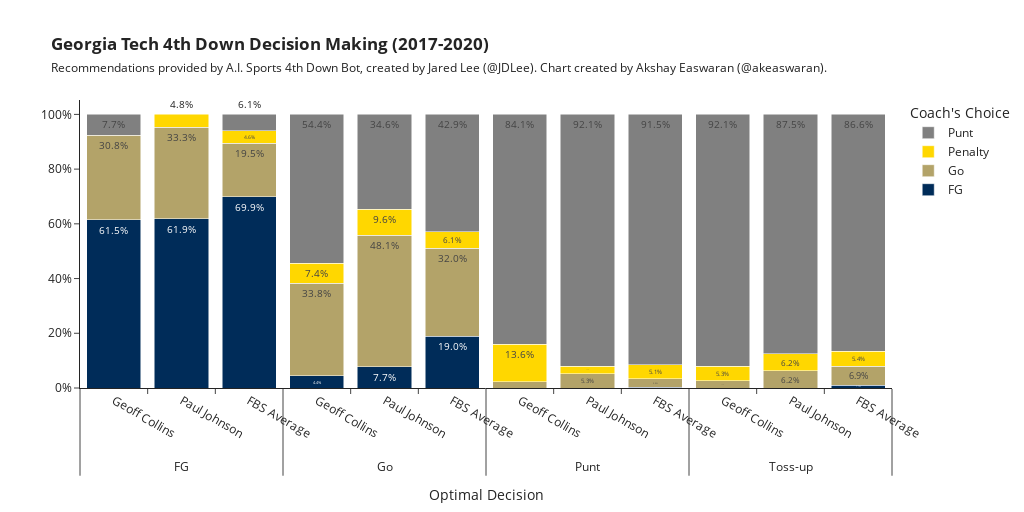

The notebook cell saved with this chart:
### Code cell
# https://medium.com/@moritzkoerber/how-to-plot-a-grouped-stacked-bar-chart-in-plotly-df1685b83460

import plotly.graph_objects as go

fig = go.Figure()

fig.update_layout(
    template="simple_white",
    xaxis=dict(title_text="Optimal Decision"),
    yaxis=dict(tickformat=".0%"),
    barmode="stack",
    title='<b>Georgia Tech 4th Down Decision Making (2017-2020)</b><br><span style="color:#222;font-size:12px;">Recommendations provided by A.I. Sports 4th Down Bot, created by Jared Lee (<a href="https://twitter.com/JDLee">@JDLee</a>). Chart created by Akshay Easwaran (<a href="https://twitter.com/akeaswaran">@akeaswaran</a>).</span>',
    legend_title="Coach's Choice",
    width=1024,
    height=512
)

colors = ['#002c59', '#B3A369','gold', 'gray']

for r, c in zip(coach_df.choice.unique(), colors):
    plot_df = coach_df[(coach_df.choice == r)]
    fig.add_trace(
        go.Bar(x=[plot_df.recommendation, plot_df.gt_coach], y=plot_df.value, text=plot_df.percentage, textposition='auto', textfont=dict(size=10), name=r, marker_color=c),
    )    
    
fig

### Figure 1 — Plotly figure (JSON) as saved in the notebook; plotly's stock layout.template omitted (floating-point values rounded to 4 significant figures)
{"data": [{"marker": {"color": "#002c59"}, "name": "FG", "text": ["61.5%", "61.9%", "4.4%", "7.7%", "0.0%", "0.0%", "0.0%", "0.0%", "69.9%", "19.0%", "0.4%", "1.1%"], "textfont": {"size": 10}, "textposition": "auto", "type": "bar", "x": [["FG", "FG", "Go", "Go", "Punt", "Punt", "Toss-up", "Toss-up", "FG", "Go", "Punt", "Toss-up"], ["Geoff Collins", "Paul Johnson", "Geoff Collins", "Paul Johnson", "Geoff Collins", "Paul Johnson", "Geoff Collins", "Paul Johnson", "FBS Average", "FBS Average", "FBS Average", "FBS Average"]], "y": [0.6154, 0.619, 0.04412, 0.07692, null, null, null, null, 0.6993, 0.19, 0.003522, 0.0106]}, {"marker": {"color": "#B3A369"}, "name": "Go", "text": ["30.8%", "33.3%", "33.8%", "48.1%", "2.3%", "5.3%", "2.6%", "6.2%", "19.5%", "32.0%", "3.0%", "6.9%"], "textfont": {"size": 10}, "textposition": "auto", "type": "bar", "x": [["FG", "FG", "Go", "Go", "Punt", "Punt", "Toss-up", "Toss-up", "FG", "Go", "Punt", "Toss-up"], ["Geoff Collins", "Paul Johnson", "Geoff Collins", "Paul Johnson", "Geoff Collins", "Paul Johnson", "Geoff Collins", "Paul Johnson", "FBS Average", "FBS Average", "FBS Average", "FBS Average"]], "y": [0.3077, 0.3333, 0.3382, 0.4808, 0.02273, 0.05263, 0.02632, 0.0625, 0.1945, 0.3201, 0.0302, 0.06949]}, {"marker": {"color": "gold"}, "name": "Penalty", "text": ["0.0%", "4.8%", "7.4%", "9.6%", "13.6%", "2.6%", "5.3%", "6.2%", "4.6%", "6.1%", "5.1%", "5.4%"], "textfont": {"size": 10}, "textposition": "auto", "type": "bar", "x": [["FG", "FG", "Go", "Go", "Punt", "Punt", "Toss-up", "Toss-up", "FG", "Go", "Punt", "Toss-up"], ["Geoff Collins", "Paul Johnson", "Geoff Collins", "Paul Johnson", "Geoff Collins", "Paul Johnson", "Geoff Collins", "Paul Johnson", "FBS Average", "FBS Average", "FBS Average", "FBS Average"]], "y": [null, 0.04762, 0.07353, 0.09615, 0.1364, 0.02632, 0.05263, 0.0625, 0.04559, 0.06134, 0.05125, 0.054]}, {"marker": {"color": "gray"}, "name": "Punt", "text": ["7.7%", "0.0%", "54.4%", "34.6%", "84.1%", "92.1%", "92.1%", "87.5%", "6.1%", "42.9%", "91.5%", "86.6%"], "textfont": {"size": 10}, "textposition": "auto", "type": "bar", "x": [["FG", "FG", "Go", "Go", "Punt", "Punt", "Toss-up", "Toss-up", "FG", "Go", "Punt", "Toss-up"], ["Geoff Collins", "Paul Johnson", "Geoff Collins", "Paul Johnson", "Geoff Collins", "Paul Johnson", "Geoff Collins", "Paul Johnson", "FBS Average", "FBS Average", "FBS Average", "FBS Average"]], "y": [0.07692, null, 0.5441, 0.3462, 0.8409, 0.9211, 0.9211, 0.875, 0.06057, 0.4285, 0.915, 0.8659]}], "layout": {"barmode": "stack", "height": 512, "legend": {"title": {"text": "Coach's Choice"}}, "title": {"text": "<b>Georgia Tech 4th Down Decision Making (2017-2020)</b><br><span style=\"color:#222;font-size:12px;\">Recommendations provided by A.I. Sports 4th Down Bot, created by Jared Lee (<a href=\"https://twitter.com/JDLee\">@JDLee</a>). Chart created by Akshay Easwaran (<a href=\"https://twitter.com/akeaswaran\">@akeaswaran</a>).</span>"}, "width": 1024, "xaxis": {"title": {"text": "Optimal Decision"}}, "yaxis": {"tickformat": ".0%"}}}
